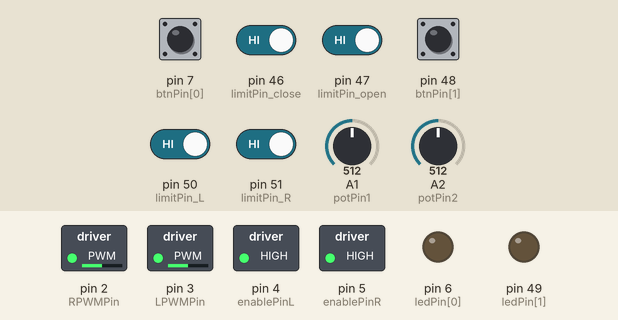
Simulated run of this sketch. Board: Arduino Mega 2560, built with avr-gcc and run on an emulated ATmega2560. Parts: switched loads named in the sketch (green lamp = pin HIGH), output pins drawn as LEDs (lit = HIGH). The test bench sets the inputs (shaded band); at power-on: pin 7 (btnPin[0]), pin 46 (limitPin_close), pin 47 (limitPin_open), pin 48 (btnPin[1]), pin 50 (limitPin_L), pin 51 (limitPin_R) HIGH, A1 (potPin1) = 512, A2 (potPin2) = 512.

Above: at 1.2 s.
1.3 s: pin 7 (btnPin[0]) pulled LOW for 0.15 s
At 2.7 s:
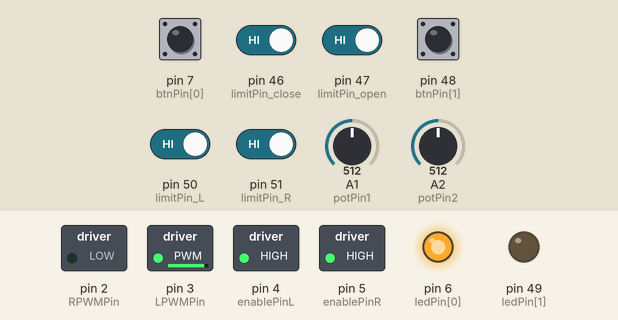
3.3 s: pin 50 (limitPin_L) driven LOW
At 4.9 s:
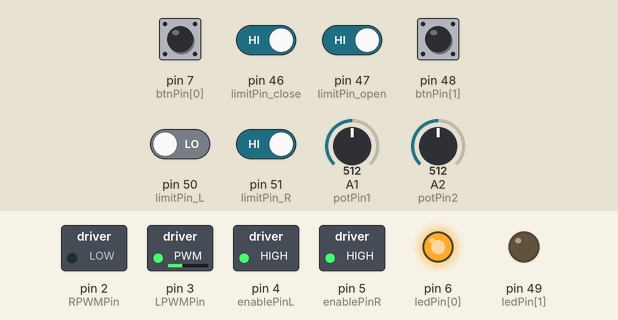
6.3 s: pin 46 (limitPin_close) driven LOW
At 7.8 s:
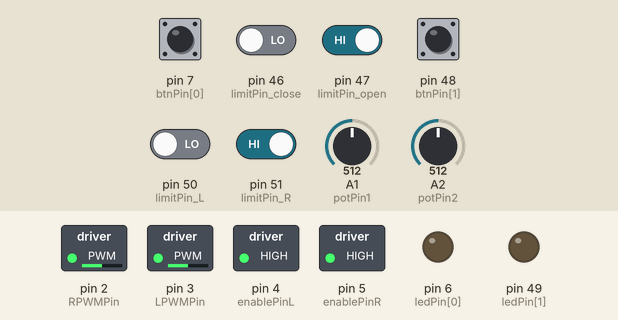
8.3 s: A1 (potPin1) set to 716
At 8.9 s:
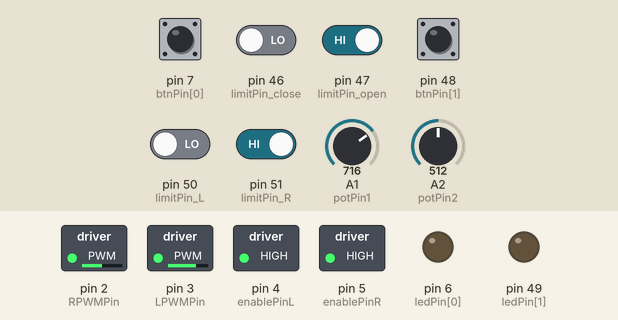
9.8 s: A2 (potPin2) set to 716
At 10.2 s:
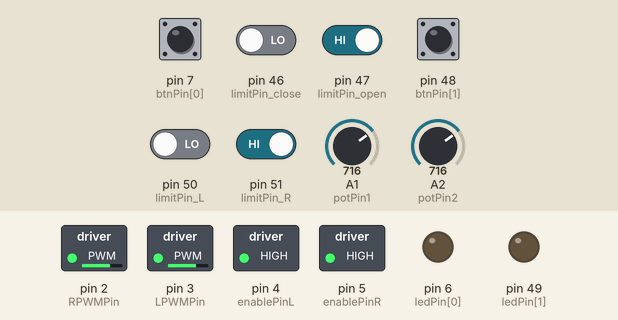
11.3 s: pin 48 (btnPin[1]) pulled LOW for 0.15 s
At 11.5 s:
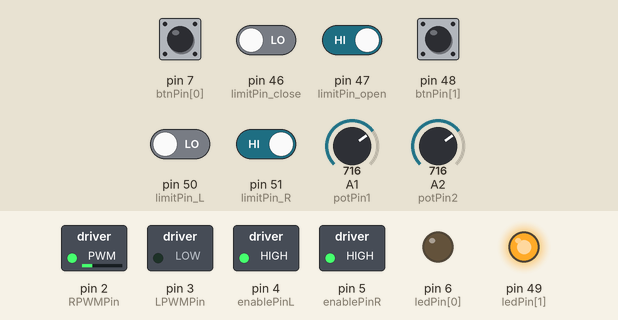
Timing chart, 0 to 14.3 s (numbered marks = the images above; inputs shaded):
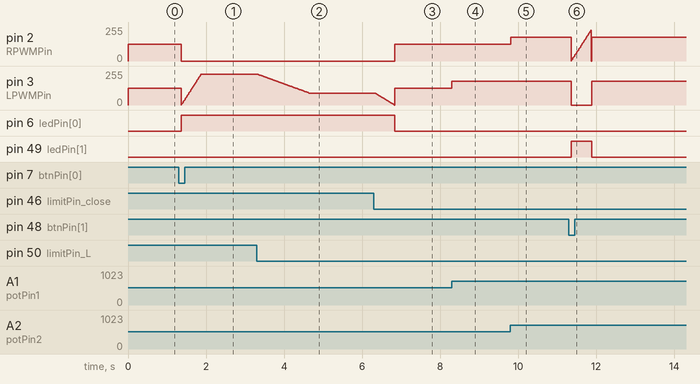

The sketch:

ELEVATOR_DOOR_MOTOR_V4.ino
```cpp
/* Elevator door */
#define numLED 2
#define numBTN 2
#define QUEUE_SIZE 5

// motor pins
const int enablePinL = 4;
const int enablePinR = 5;
const int LPWMPin = 3;
const int RPWMPin = 2;

// buttons / LEDs
int btnPin[numBTN] = {7,48};
int ledPin[numLED] = {6,49};

// pots
const int potPin1 = A1;
const int potPin2 = A2;

// limit switches
const int limitPin_L = 50;
const int limitPin_R = 51;
const int limitPin_close = 46;
const int limitPin_open = 47;

// ===============================
// MOTION PROFILES
// ===============================
const int leftRampUpSteps = 50;
const int leftRampDownSteps = 130;
const int leftHoldPWM = 90;

const int rightRampUpSteps = 50;
const int rightRampDownSteps = 140;
const int rightHoldPWM = 45;

const int maxPWM = 230;

// ===============================
// QUEUE SYSTEM
// ===============================
enum Command {
  CMD_NONE,
  CMD_LEFT,
  CMD_RIGHT
};

Command commandQueue[QUEUE_SIZE];
int queueHead = 0;
int queueTail = 0;
int queueCount = 0;

// ===============================
// BUTTON SYSTEM
// ===============================
int buttonState[numBTN] = {HIGH, HIGH};
int lastButtonState[numBTN] = {HIGH, HIGH};
bool buttonPressed[numBTN] = {false, false};

unsigned long lastDebounceTime[numBTN] = {0, 0};
const unsigned long debounceDelay = 50;

// ===============================
// MOTION CONTROL FLAGS
// ===============================
bool motionActive = false;

// ===============================
// LED STATE (LATCHED)
// ===============================
bool ledActive[numBTN] = {false, false};

// ===============================
// MOTOR STATE MACHINE
// ===============================
enum MotorState {
  OFF,
  RAMPUP,
  TRAVEL_HOLD,
  RAMPDOWN,
  DWELL_HOLD,
  FINAL_RAMPDOWN
};

enum MotorDirection {
  NONE,
  LEFT_DIR,
  RIGHT_DIR
};

MotorState state = OFF;
MotorDirection direction = NONE;

int currentPWM = 0;
int rampCounter = 0;

// ===============================
// QUEUE FUNCTIONS
// ===============================
bool enqueue(Command cmd) {

  if (queueCount >= QUEUE_SIZE) return false;

  commandQueue[queueTail] = cmd;
  queueTail = (queueTail + 1) % QUEUE_SIZE;
  queueCount++;

  return true;
}

Command dequeue() {

  if (queueCount == 0) return CMD_NONE;

  Command cmd = commandQueue[queueHead];
  queueHead = (queueHead + 1) % QUEUE_SIZE;
  queueCount--;

  return cmd;
}

// ===============================
// SETUP
// ===============================
void setup() {

  Serial.begin(9600);

  pinMode(enablePinL, OUTPUT);
  pinMode(enablePinR, OUTPUT);
  pinMode(LPWMPin, OUTPUT);
  pinMode(RPWMPin, OUTPUT);

  pinMode(limitPin_L, INPUT_PULLUP);
  pinMode(limitPin_R, INPUT_PULLUP);
  pinMode(limitPin_close, INPUT_PULLUP);
  pinMode(limitPin_open, INPUT_PULLUP);

  digitalWrite(enablePinL, HIGH);
  digitalWrite(enablePinR, HIGH);

  for (int i = 0; i < numBTN; i++) {
    pinMode(btnPin[i], INPUT_PULLUP);
  }

  for (int i = 0; i < numLED; i++) {
    pinMode(ledPin[i], OUTPUT);
    digitalWrite(ledPin[i], LOW);
  }
}

// ===============================
// DEBOUNCE (STABLE EDGE)
// ===============================
void debounce() {

  for (int n = 0; n < numBTN; n++) {

    int reading = digitalRead(btnPin[n]);

    if (reading != lastButtonState[n]) {
      lastDebounceTime[n] = millis();
    }

    if ((millis() - lastDebounceTime[n]) > debounceDelay) {

      if (reading == LOW && buttonState[n] == HIGH) {
        buttonPressed[n] = true;
      }

      buttonState[n] = reading;
    }

    lastButtonState[n] = reading;
  }
}

// ===============================
// STOP MOTION (SINGLE SOURCE OF TRUTH)
// ===============================
void stopMotion() {

  currentPWM = 0;
  state = OFF;
  direction = NONE;
  motionActive = false;

  ledActive[0] = false;
  ledActive[1] = false;
}

// ===============================
void startMotion(MotorDirection dir) {

  direction = dir;
  state = RAMPUP;
  rampCounter = 0;
  motionActive = true;

  if (dir == LEFT_DIR) ledActive[0] = true;
  if (dir == RIGHT_DIR) ledActive[1] = true;
}

// ===============================
// LED CONTROL (NO FLICKER)
// ===============================
void updateLEDs() {

  if (!motionActive) {
    ledActive[0] = false;
    ledActive[1] = false;
  }

  digitalWrite(ledPin[0], ledActive[0]);
  digitalWrite(ledPin[1], ledActive[1]);
}

// ===============================
void driveManualMotor() {

  int pwmL = map(analogRead(potPin1), 0, 1023, 0, 255);
  int pwmR = map(analogRead(potPin2), 0, 1023, 0, 255);

  analogWrite(LPWMPin, pwmL);
  analogWrite(RPWMPin, pwmR);
}

// ===============================
void driveAutoMotor() {

  if (direction == LEFT_DIR) {
    analogWrite(LPWMPin, currentPWM);
    analogWrite(RPWMPin, 0);
  }
  else if (direction == RIGHT_DIR) {
    analogWrite(LPWMPin, 0);
    analogWrite(RPWMPin, currentPWM);
  }
  else {
    analogWrite(LPWMPin, 0);
    analogWrite(RPWMPin, 0);
  }
}

// ===============================
void updateMotorState() {

  int Limit_L = digitalRead(limitPin_L);
  int Limit_R = digitalRead(limitPin_R);

  int limitClose = digitalRead(limitPin_close);
  int limitOpen  = digitalRead(limitPin_open);

  int rampUpSteps = (direction == LEFT_DIR) ? leftRampUpSteps : rightRampUpSteps;
  int rampDownSteps = (direction == LEFT_DIR) ? leftRampDownSteps : rightRampDownSteps;
  int holdPWM = (direction == LEFT_DIR) ? leftHoldPWM : rightHoldPWM;

  switch (state) {

    case OFF:
      currentPWM = 0;
      break;

    case RAMPUP:

      if (rampCounter < rampUpSteps) {
        currentPWM = map(rampCounter, 0, rampUpSteps, 0, maxPWM);
        rampCounter++;
      } else {
        currentPWM = maxPWM;
        state = TRAVEL_HOLD;
      }
      break;

    case TRAVEL_HOLD:

      currentPWM = maxPWM;

      if ((direction == LEFT_DIR && Limit_L == LOW) ||
          (direction == RIGHT_DIR && Limit_R == LOW)) {

        state = RAMPDOWN;
        rampCounter = 0;
      }

      if (limitOpen == LOW || limitClose == LOW) {
        stopMotion();
        return;
      }

      break;

    case RAMPDOWN:

      if (rampCounter < rampDownSteps) {

        currentPWM = map(rampCounter, 0, rampDownSteps, maxPWM, holdPWM);
        rampCounter++;

      } else {
        currentPWM = holdPWM;
        state = DWELL_HOLD;
      }
      break;

    case DWELL_HOLD:

      currentPWM = holdPWM;

      if (limitOpen == LOW || limitClose == LOW) {
        rampCounter = 0;
        state = FINAL_RAMPDOWN;
      }

      break;

    case FINAL_RAMPDOWN:

      if (rampCounter < 50) {
        currentPWM = map(rampCounter, 0, 50, holdPWM, 0);
        rampCounter++;
      } else {
        stopMotion();
      }

      break;
  }
}

// ===============================
void processQueue() {

  if (motionActive) return;

  Command cmd = dequeue();

  if (cmd == CMD_LEFT) startMotion(LEFT_DIR);
  else if (cmd == CMD_RIGHT) startMotion(RIGHT_DIR);
}

// ===============================
// LOOP
// ===============================
void loop() {

  debounce();
  updateLEDs();

  for (int n = 0; n < numBTN; n++) {

    if (buttonPressed[n]) {

      if (n == 0) enqueue(CMD_LEFT);
      else if (n == 1) enqueue(CMD_RIGHT);

      buttonPressed[n] = false;
    }
  }

  processQueue();

  if (state == OFF) {
    driveManualMotor();
  } else {
    updateMotorState();
    driveAutoMotor();
  }

  delay(10);
}
```

Measured:
- after the input at 1.3 s, pin 2 (RPWMPin): 127/255 → 0/255 after 0.06 s; pin 6 (ledPin[0]): LOW → HIGH after 0.07 s
- after the input at 3.3 s, pin 3 (LPWMPin): moves from 230/255 to 90/255 over 1.3 s, starting at once
- after the input at 6.3 s, pin 2 (RPWMPin): 0/255 → 127/255 after 0.54 s; pin 6 (ledPin[0]): HIGH → LOW after 0.54 s
- after the input at 8.3 s, pin 3 (LPWMPin): 127/255 → 178/255 at once
- after the input at 9.8 s, pin 2 (RPWMPin): 127/255 → 178/255 at once
- after the input at 11.3 s, pin 2 (RPWMPin): ramps from 0/255 to 230/255 and jumps back, once every 0.52 s; pin 3 (LPWMPin): 178/255 → 0/255 after 0.05 s, → 178/255 0.53 s later; pin 49 (ledPin[1]): LOW → HIGH after 0.06 s, → LOW 0.52 s later
